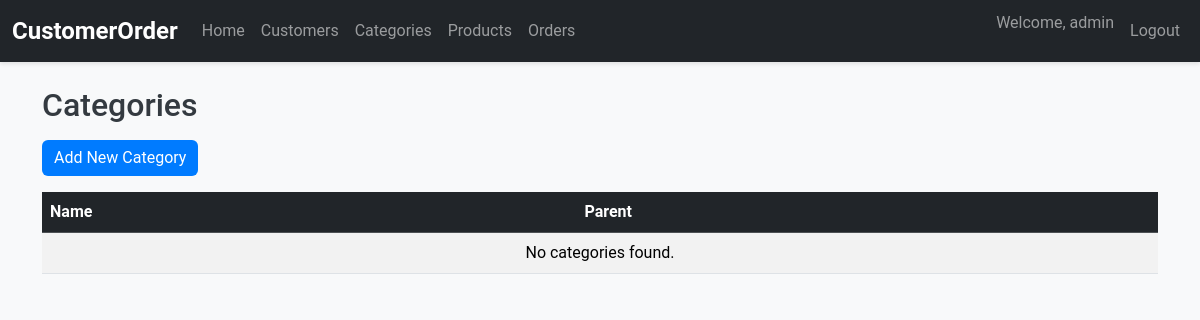
Page /categories/ (signed in) on the earlier database version.
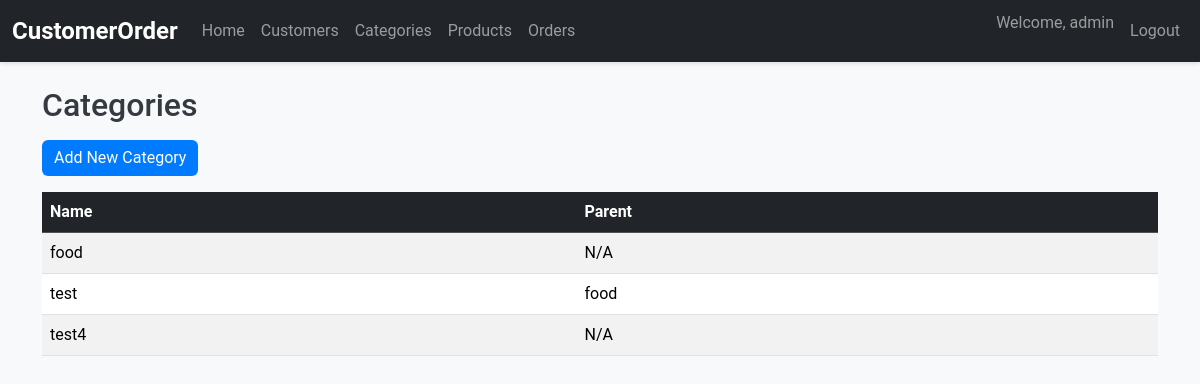
Same page on the later database version.
### core/models.py (models this page shows, shortened)
class Category(MPTTModel):
    name = models.CharField(max_length=100)
    parent = TreeForeignKey('self', on_delete=models.CASCADE, null=True, blank=True, related_name='children')

### core/views.py (the view)
# urls.py: path('categories/', views.CategoryListView.as_view(), name='categories'),
class CategoryListView(LoginRequiredMixin, View):
    def get(self, request):
        categories = Category.objects.all()
        return render(request, 'categories.html', {'categories': categories})

### templates/categories.html (shortened to what this page needs)
{% extends 'base.html' %}
{% block content %}
    <div class="row">
        <div class="col-12">
            <h2 class="mb-3">Categories</h2>
            <a href="{% url 'category_add' %}" class="btn btn-primary mb-3">Add New Category</a>
            <div class="table-responsive">
                <table class="table table-striped table-hover">
                    <thead class="table-dark">
                        <tr>
                            <th>Name</th>
                            <th>Parent</th>
                        </tr>
                    </thead>
                    <tbody>
                        {% for category in categories %}
                            <tr>
                                <td>{{ category.name }}</td>
                                <td>{{ category.parent.name|default:"N/A" }}</td>
                            </tr>
                        {% empty %}
                            <tr>
                                <td colspan="2" class="text-center">No categories found.</td>
                            </tr>
                        {% endfor %}
                    </tbody>
                </table>
            </div>
        </div>
    </div>
{% endblock %}

Differences in the rows shown:
added Category: name "food", parent.name "N/A"
added Category: name "test", parent.name "food"
added Category: name "test4", parent.name "N/A"
Other differences:
text no longer shown: "No categories found."
